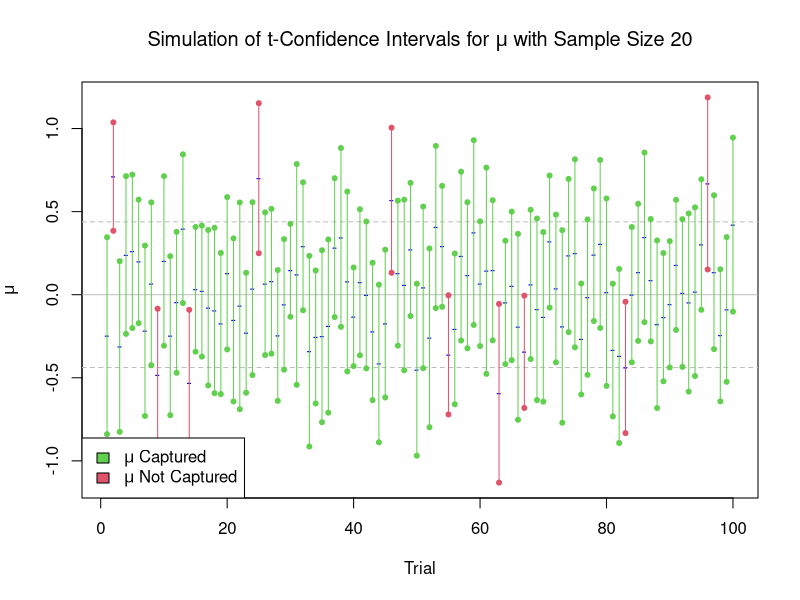
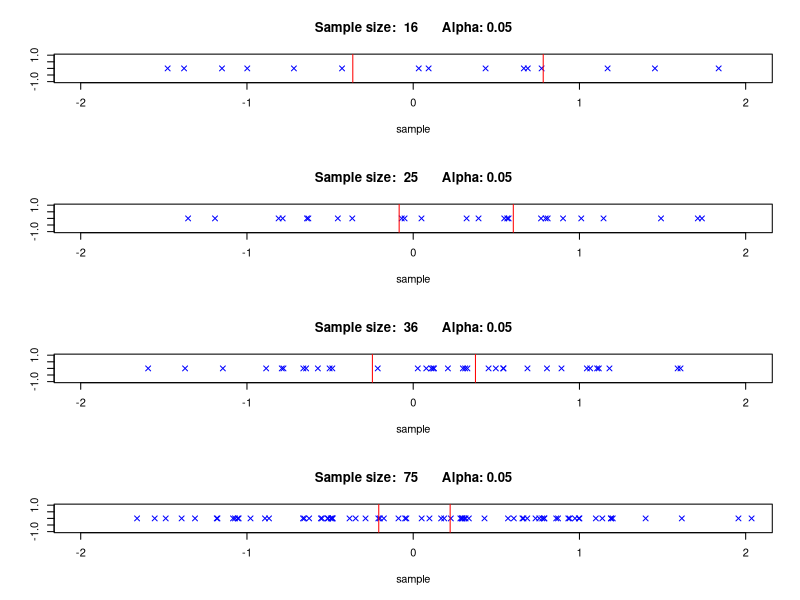

Write the R code that produced these figures, in order.
# Author: Jeremy Werner
# Description: This script will plot two illustrations of approximate confidence
#              intervals. The first graphs 100 confidence intervals of level alpha
#              with repeated sampling. The second plots four samples of different
#              sizes with their respective confidence intervals. Inspiration and
#              outline for first example from link below
# Reference: http://www.math.utah.edu/~treiberg/M3074SimIntEg.pdf


# First CI function

intervals1 = function(alpha, n, m){

	ta2 <- qt(alpha/2,df=n-1,lower.tail=FALSE)
	za2 <- qnorm(alpha/2,lower.tail=FALSE)
	low <-1:100
	high <- 1:100
	mean = 1:100
	captured <- rep(TRUE,100)
	c1 <- ta2/sqrt(n)
	c12 <- c1^2
	for(j in 1:m){
		x <- rnorm(n)
		xbar <- mean(x)
		s <- sd(x)
		captured[j] <- xbar^2 >= c12*s^2
		low[j] <- xbar - c1*s
		high[j] <- xbar + c1*s
		mean[j] = xbar
	}

	plot(c(low,high),type="n",xlim=c(1,100),xlab="Trial",ylab=expression(mu),pch=19)
	abline(h = c(0, za2/sqrt(n), -za2/sqrt(n)), lty = c(1,2,2), col = "gray")
	points(high, col = 3-captured, pch = 20)
	points(low, col = 3-captured, pch = 20)
	points(mean, col = "blue", pch = "-")
	for(i in 1:100){
		lines(c(i,i), c(low[i],high[i]), col = 3-captured[i], pch = 19)
	}

	title(expression(paste("Simulation of t-Confidence Intervals for ", mu, " with Sample Size 20")))

	legend("bottomleft", legend = c(expression(paste(mu," Captured")), expression(paste(mu," Not Captured"))), fill = c(3,2))

}# intervals1


#CI on number lines (different sample sizes)
intervals2 = function(alpha){
	par(mfrow = c(4,1))
	lapply(c(16,25,36,75), FUN = function(x,alph){
		sample = rnorm(x)

		plot(sample, rep(0,length(sample)), xlim = c(-2,2), pch = 4, col = "blue", ylab = "", main = paste("Sample size: ", x, "     Alpha:", alph))
		
		mu = mean(sample)
		k = qnorm(1-alpha/2)*sd(sample)/sqrt(length(sample))
		abline(v = mu + k, col = "RED")
		abline(v = mu - k, col = "RED")
	}, alph = alpha)
}#intervals2



##############
# Main Block #
##############
m_in <- 100
alpha_in <- .05
n_in <- 20

intervals1(alpha_in, n_in, m_in)

###############
alpha_in = .05

intervals2(alpha_in)



